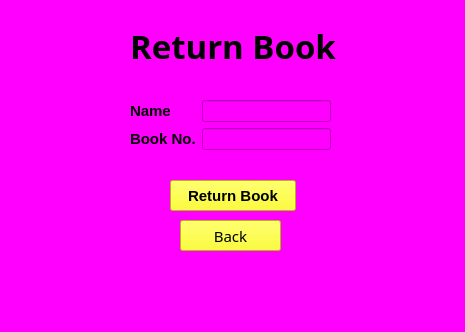
<?xml version="1.0" encoding="UTF-8"?>
<ui version="4.0">
 <class>return1</class>
 <widget class="QMainWindow" name="return1">
  <property name="geometry">
   <rect>
    <x>0</x>
    <y>0</y>
    <width>465</width>
    <height>332</height>
   </rect>
  </property>
  <property name="windowTitle">
   <string>MainWindow</string>
  </property>
  <property name="styleSheet">
   <string notr="true">background-color: rgb(255, 0, 255);</string>
  </property>
  <widget class="QWidget" name="centralwidget">
   <widget class="QLabel" name="label_3">
    <property name="geometry">
     <rect>
      <x>130</x>
      <y>30</y>
      <width>211</width>
      <height>31</height>
     </rect>
    </property>
    <property name="font">
     <font>
      <family>MS Office Symbol Semilight</family>
      <pointsize>25</pointsize>
      <weight>75</weight>
      <bold>true</bold>
     </font>
    </property>
    <property name="text">
     <string>Return Book</string>
    </property>
   </widget>
   <widget class="QWidget" name="formLayoutWidget">
    <property name="geometry">
     <rect>
      <x>130</x>
      <y>100</y>
      <width>201</width>
      <height>71</height>
     </rect>
    </property>
    <layout class="QFormLayout" name="formLayout">
     <item row="0" column="0">
      <widget class="QLabel" name="label">
       <property name="font">
        <font>
         <pointsize>11</pointsize>
         <weight>75</weight>
         <bold>true</bold>
        </font>
       </property>
       <property name="text">
        <string>Name</string>
       </property>
      </widget>
     </item>
     <item row="0" column="1">
      <widget class="QLineEdit" name="lineEdit"/>
     </item>
     <item row="1" column="0">
      <widget class="QLabel" name="label_2">
       <property name="font">
        <font>
         <pointsize>11</pointsize>
         <weight>75</weight>
         <bold>true</bold>
        </font>
       </property>
       <property name="text">
        <string>Book No.</string>
       </property>
      </widget>
     </item>
     <item row="1" column="1">
      <widget class="QLineEdit" name="lineEdit_2"/>
     </item>
    </layout>
   </widget>
   <widget class="QPushButton" name="pushButton">
    <property name="geometry">
     <rect>
      <x>170</x>
      <y>180</y>
      <width>126</width>
      <height>31</height>
     </rect>
    </property>
    <property name="font">
     <font>
      <pointsize>11</pointsize>
      <weight>75</weight>
      <bold>true</bold>
     </font>
    </property>
    <property name="styleSheet">
     <string notr="true">background-color: rgb(255, 255, 0);</string>
    </property>
    <property name="text">
     <string>Return Book</string>
    </property>
   </widget>
   <widget class="QPushButton" name="pushButton_2">
    <property name="geometry">
     <rect>
      <x>180</x>
      <y>220</y>
      <width>101</width>
      <height>31</height>
     </rect>
    </property>
    <property name="font">
     <font>
      <family>MS Office Symbol Semibold</family>
      <pointsize>11</pointsize>
     </font>
    </property>
    <property name="styleSheet">
     <string notr="true">background-color: rgb(255, 255, 0);</string>
    </property>
    <property name="text">
     <string>Back</string>
    </property>
   </widget>
  </widget>
  <widget class="QStatusBar" name="statusbar"/>
 </widget>
 <resources/>
 <connections/>
</ui>
